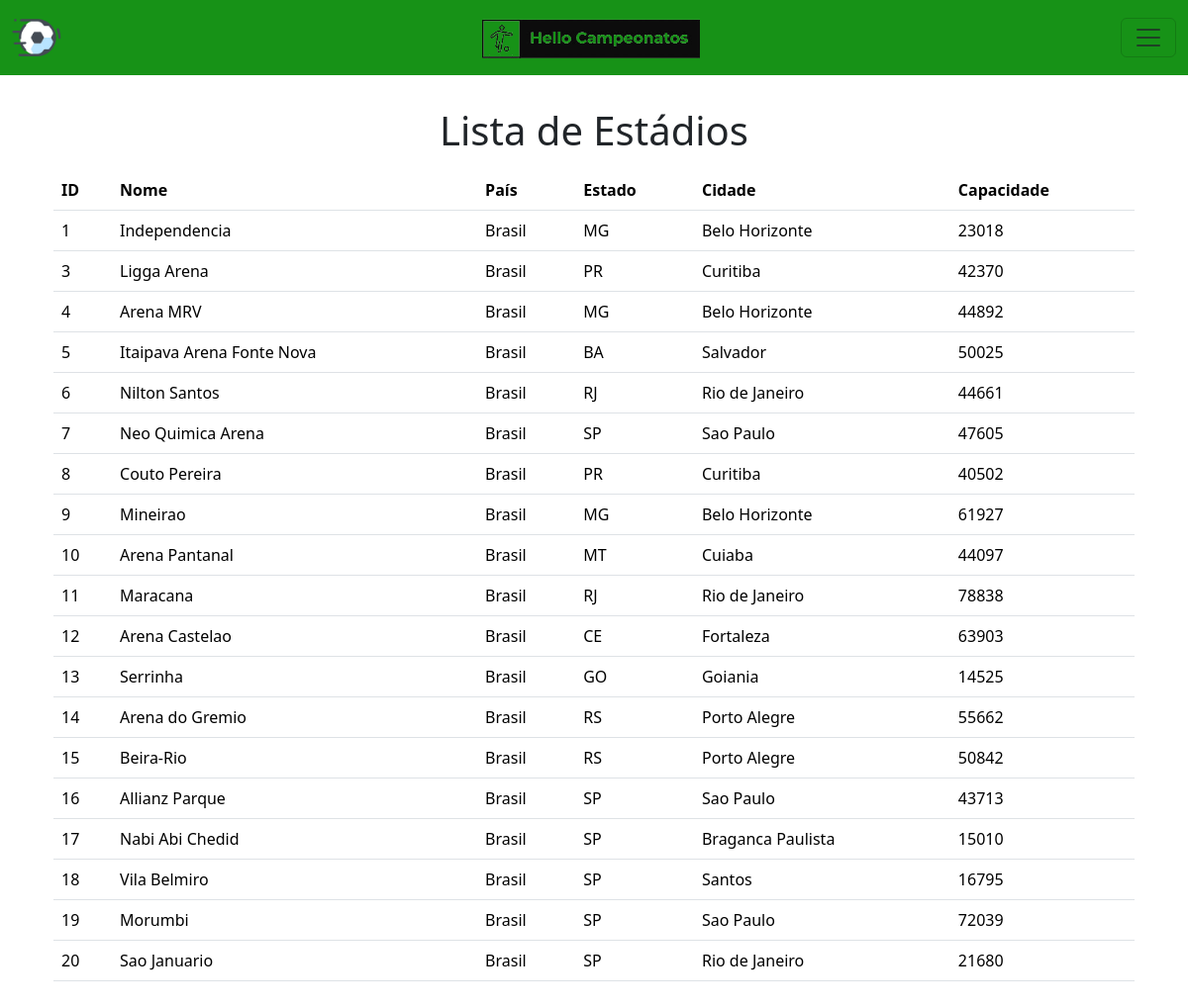
/estadio/list/, run on the app's committed database.
### tasks/models.py (models this page shows, shortened)
class Estadio(models.Model):
    nome_estadio = models.TextField(unique=True)
    pais = models.TextField()
    estado = models.TextField()
    cidade = models.TextField()
    capacidade = models.IntegerField()

### tasks/views.py (the view)
# urls.py: path('estadio/list/', views.estadio_list, name='estadio_list'),
def estadio_list(request):
    estadio_list = Estadio.objects.all()
    return render(request, 'estadio_list.html', {'estadio_list': estadio_list})

### tasks/templates/estadio_list.html (shortened to what this page needs)
{% extends 'home.html' %}
{% block content %}
  <main class="container mt-5">
    <h1 class="text-center">Lista de Estádios</h1>
    <table class="table mt-3">
      <thead>
        <tr>
          <th>ID</th>
          <th>Nome</th>
          <th>País</th>
          <th>Estado</th>
          <th>Cidade</th>
          <th>Capacidade</th>
        </tr>
      </thead>
      <tbody>
        {% for estadio in estadio_list %}
          <tr>
            <td>{{ estadio.id }}</td>
            <td>{{ estadio.nome_estadio }}</td>
            <td>{{ estadio.pais }}</td>
            <td>{{ estadio.estado }}</td>
            <td>{{ estadio.cidade }}</td>
            <td>{{ estadio.capacidade }}</td>
          </tr>
        {% endfor %}
      </tbody>
    </table>
  </main>
{% endblock %}

### tasks/templates/menu.html (style rules this page uses)
body { padding-top: 60px; padding-bottom: 60px; }

### data on the page
Estadio: id "1", nome_estadio "Independencia", pais "Brasil", estado "MG", cidade "Belo Horizonte", capacidade "23018"
Estadio: id "3", nome_estadio "Ligga Arena", pais "Brasil", estado "PR", cidade "Curitiba", capacidade "42370"
Estadio: id "4", nome_estadio "Arena MRV", pais "Brasil", estado "MG", cidade "Belo Horizonte", capacidade "44892"
Estadio: id "5", nome_estadio "Itaipava Arena Fonte Nova", pais "Brasil", estado "BA", cidade "Salvador", capacidade "50025"
Estadio: id "6", nome_estadio "Nilton Santos", pais "Brasil", estado "RJ", cidade "Rio de Janeiro", capacidade "44661"
Estadio: id "7", nome_estadio "Neo Quimica Arena", pais "Brasil", estado "SP", cidade "Sao Paulo", capacidade "47605"
Estadio: id "8", nome_estadio "Couto Pereira", pais "Brasil", estado "PR", cidade "Curitiba", capacidade "40502"
Estadio: id "9", nome_estadio "Mineirao", pais "Brasil", estado "MG", cidade "Belo Horizonte", capacidade "61927"
Estadio: id "10", nome_estadio "Arena Pantanal", pais "Brasil", estado "MT", cidade "Cuiaba", capacidade "44097"
Estadio: id "11", nome_estadio "Maracana", pais "Brasil", estado "RJ", cidade "Rio de Janeiro", capacidade "78838"
Estadio: id "12", nome_estadio "Arena Castelao", pais "Brasil", estado "CE", cidade "Fortaleza", capacidade "63903"
Estadio: id "13", nome_estadio "Serrinha", pais "Brasil", estado "GO", cidade "Goiania", capacidade "14525"
Estadio: id "14", nome_estadio "Arena do Gremio", pais "Brasil", estado "RS", cidade "Porto Alegre", capacidade "55662"
Estadio: id "15", nome_estadio "Beira-Rio", pais "Brasil", estado "RS", cidade "Porto Alegre", capacidade "50842"
Estadio: id "16", nome_estadio "Allianz Parque", pais "Brasil", estado "SP", cidade "Sao Paulo", capacidade "43713"
Estadio: id "17", nome_estadio "Nabi Abi Chedid", pais "Brasil", estado "SP", cidade "Braganca Paulista", capacidade "15010"
Estadio: id "18", nome_estadio "Vila Belmiro", pais "Brasil", estado "SP", cidade "Santos", capacidade "16795"
Estadio: id "19", nome_estadio "Morumbi", pais "Brasil", estado "SP", cidade "Sao Paulo", capacidade "72039"
Estadio: id "20", nome_estadio "Sao Januario", pais "Brasil", estado "SP", cidade "Rio de Janeiro", capacidade "21680"
